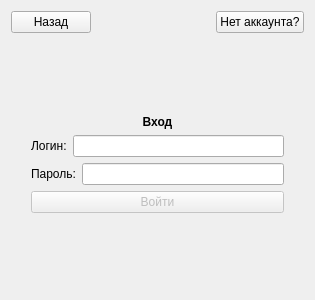
<?xml version="1.0" encoding="UTF-8"?>
<ui version="4.0">
 <class>signIn</class>
 <widget class="QDialog" name="signIn">
  <property name="geometry">
   <rect>
    <x>0</x>
    <y>0</y>
    <width>315</width>
    <height>300</height>
   </rect>
  </property>
  <property name="windowTitle">
   <string>Окно входа</string>
  </property>
  <property name="sizeGripEnabled">
   <bool>false</bool>
  </property>
  <property name="modal">
   <bool>false</bool>
  </property>
  <layout class="QGridLayout" name="gridLayout_2">
   <item row="1" column="0">
    <layout class="QGridLayout" name="gridLayout">
     <item row="0" column="1">
      <spacer name="verticalSpacer_2">
       <property name="orientation">
        <enum>Qt::Orientation::Vertical</enum>
       </property>
       <property name="sizeType">
        <enum>QSizePolicy::Policy::MinimumExpanding</enum>
       </property>
       <property name="sizeHint" stdset="0">
        <size>
         <width>20</width>
         <height>20</height>
        </size>
       </property>
      </spacer>
     </item>
     <item row="2" column="1">
      <spacer name="verticalSpacer">
       <property name="orientation">
        <enum>Qt::Orientation::Vertical</enum>
       </property>
       <property name="sizeType">
        <enum>QSizePolicy::Policy::MinimumExpanding</enum>
       </property>
       <property name="sizeHint" stdset="0">
        <size>
         <width>20</width>
         <height>20</height>
        </size>
       </property>
      </spacer>
     </item>
     <item row="1" column="1">
      <layout class="QVBoxLayout" name="verticalLayout_2">
       <item>
        <widget class="QLabel" name="label">
         <property name="font">
          <font>
           <italic>false</italic>
           <bold>true</bold>
           <underline>false</underline>
           <hintingpreference>PreferDefaultHinting</hintingpreference>
          </font>
         </property>
         <property name="text">
          <string>Вход</string>
         </property>
         <property name="alignment">
          <set>Qt::AlignmentFlag::AlignCenter</set>
         </property>
        </widget>
       </item>
       <item>
        <layout class="QHBoxLayout" name="horizontalLayout">
         <item>
          <widget class="QLabel" name="label_2">
           <property name="sizePolicy">
            <sizepolicy hsizetype="Fixed" vsizetype="Minimum">
             <horstretch>0</horstretch>
             <verstretch>0</verstretch>
            </sizepolicy>
           </property>
           <property name="text">
            <string>Логин:</string>
           </property>
          </widget>
         </item>
         <item>
          <widget class="QLineEdit" name="loginLineEdit"/>
         </item>
        </layout>
       </item>
       <item>
        <layout class="QHBoxLayout" name="horizontalLayout_2">
         <item>
          <widget class="QLabel" name="label_3">
           <property name="sizePolicy">
            <sizepolicy hsizetype="Preferred" vsizetype="Minimum">
             <horstretch>0</horstretch>
             <verstretch>0</verstretch>
            </sizepolicy>
           </property>
           <property name="text">
            <string>Пароль:</string>
           </property>
          </widget>
         </item>
         <item>
          <widget class="QLineEdit" name="passwordLineEdit"/>
         </item>
        </layout>
       </item>
       <item>
        <widget class="QPushButton" name="signInButton">
         <property name="enabled">
          <bool>false</bool>
         </property>
         <property name="sizePolicy">
          <sizepolicy hsizetype="Minimum" vsizetype="Preferred">
           <horstretch>0</horstretch>
           <verstretch>0</verstretch>
          </sizepolicy>
         </property>
         <property name="text">
          <string>Войти</string>
         </property>
        </widget>
       </item>
      </layout>
     </item>
     <item row="1" column="0">
      <spacer name="horizontalSpacer_2">
       <property name="orientation">
        <enum>Qt::Orientation::Horizontal</enum>
       </property>
       <property name="sizeType">
        <enum>QSizePolicy::Policy::Minimum</enum>
       </property>
       <property name="sizeHint" stdset="0">
        <size>
         <width>20</width>
         <height>20</height>
        </size>
       </property>
      </spacer>
     </item>
     <item row="1" column="2">
      <spacer name="horizontalSpacer_3">
       <property name="orientation">
        <enum>Qt::Orientation::Horizontal</enum>
       </property>
       <property name="sizeType">
        <enum>QSizePolicy::Policy::Minimum</enum>
       </property>
       <property name="sizeHint" stdset="0">
        <size>
         <width>20</width>
         <height>20</height>
        </size>
       </property>
      </spacer>
     </item>
    </layout>
   </item>
   <item row="0" column="0">
    <layout class="QHBoxLayout" name="horizontalLayout_3">
     <item>
      <widget class="QPushButton" name="goToLobbyButton">
       <property name="text">
        <string>Назад</string>
       </property>
      </widget>
     </item>
     <item>
      <spacer name="horizontalSpacer">
       <property name="orientation">
        <enum>Qt::Orientation::Horizontal</enum>
       </property>
       <property name="sizeHint" stdset="0">
        <size>
         <width>40</width>
         <height>20</height>
        </size>
       </property>
      </spacer>
     </item>
     <item>
      <widget class="QPushButton" name="goToSignUpButton">
       <property name="text">
        <string>Нет аккаунта?</string>
       </property>
      </widget>
     </item>
    </layout>
   </item>
  </layout>
 </widget>
 <resources/>
 <connections/>
</ui>
